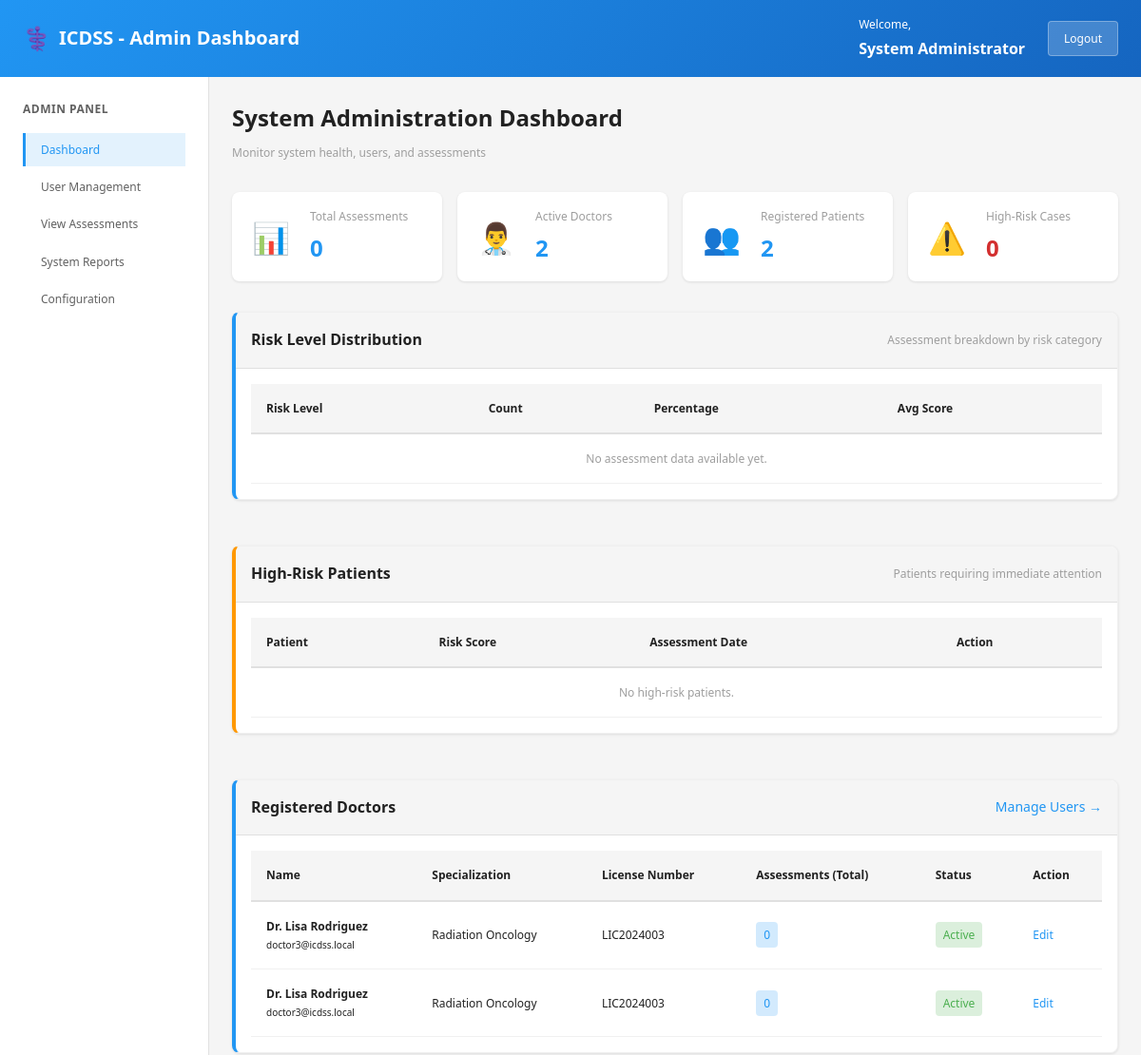
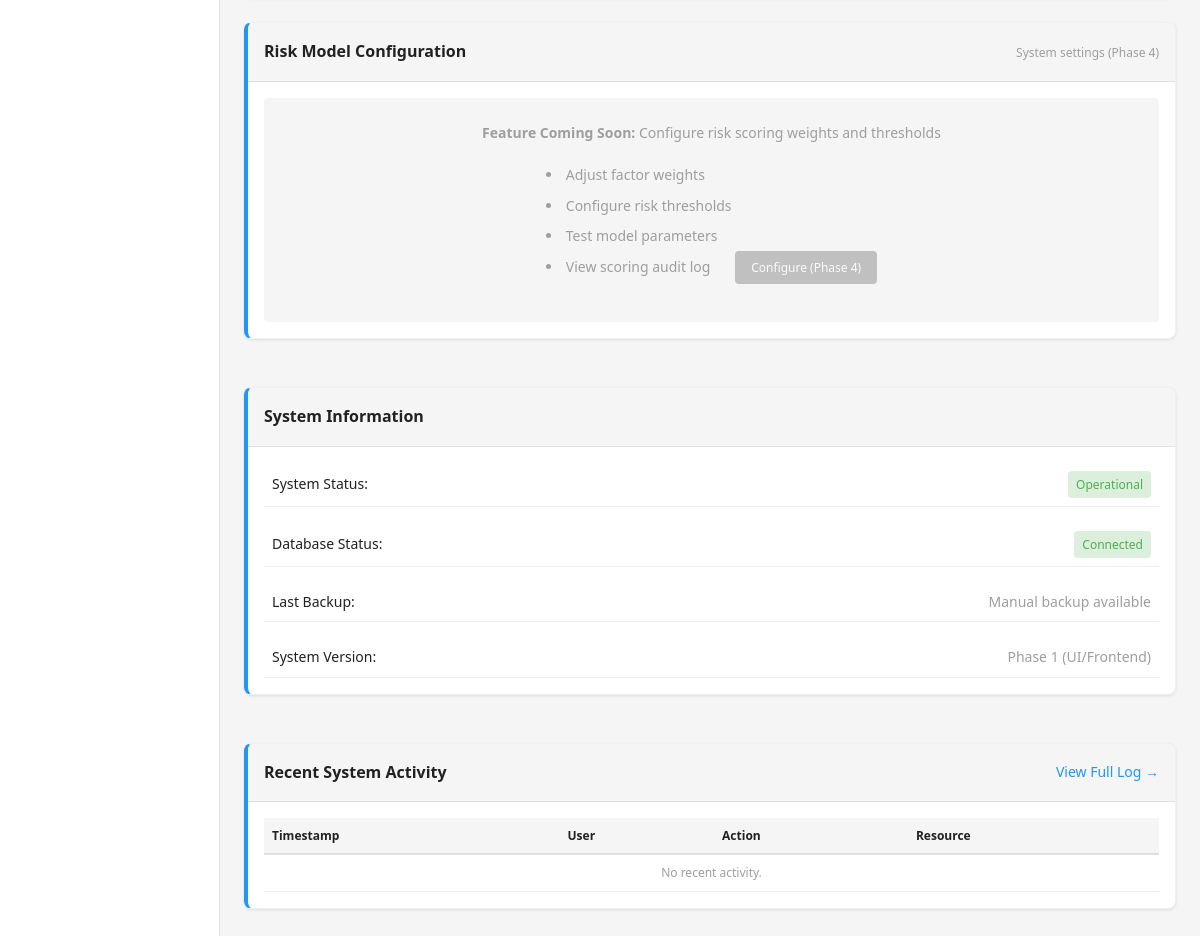
The page /index.php?page=admin-dashboard (signed in) on the database its author committed (2 pictures, top to bottom).
### tables this page shows
CREATE TABLE users (
    id INT PRIMARY KEY AUTO_INCREMENT,
    username VARCHAR(100) UNIQUE NOT NULL,
    email VARCHAR(100) UNIQUE NOT NULL,
    password_hash VARCHAR(255) NOT NULL,
    full_name VARCHAR(150) NOT NULL,
    role ENUM('doctor', 'admin') NOT NULL DEFAULT 'doctor',
    specialization VARCHAR(100) DEFAULT NULL,
    license_number VARCHAR(50) UNIQUE,
    is_active BOOLEAN DEFAULT TRUE,
    created_at TIMESTAMP DEFAULT CURRENT_TIMESTAMP,
    updated_at TIMESTAMP DEFAULT CURRENT_TIMESTAMP ON UPDATE CURRENT_TIMESTAMP
);

### views/admin_dashboard.php (the view, shortened to what the rows shown need)
<!DOCTYPE html>
<html lang="en">
<head>
    <link rel="stylesheet" href="/CANCER/assets/css/style.css">
</head>
<body>
    <div class="container-fluid">
        <nav class="navbar navbar-main">
            <div class="navbar-brand">
                <h1 class="system-title">
                    <span class="title-icon">⚕️</span> ICDSS - Admin Dashboard
                </h1>
            </div>
        </nav>
        <div class="main-content">
            <section class="content-panel">
                <div class="dashboard-header">
                    <h2>System Administration Dashboard</h2>
                </div>
                <div class="admin-grid">
                    <div class="panel panel-primary">
                        <div class="panel-body">
                            <table class="data-table">
                                <thead>
                                    <tr>
                                        <th>Risk Level</th>
                                        <th>Count</th>
                                        <th>Percentage</th>
                                        <th>Avg Score</th>
                                    </tr>
                                </thead>
                            </table>
                        </div>
                    </div>
                    <div class="panel panel-warning">
                        <div class="panel-body">
                            <table class="data-table">
                                <thead>
                                    <tr>
                                        <th>Patient</th>
                                        <th>Risk Score</th>
                                        <th>Assessment Date</th>
                                        <th>Action</th>
                                    </tr>
                                </thead>
                            </table>
                        </div>
                    </div>
                </div>
                <div class="panel panel-secondary">
                    <div class="panel-body">
                        <table class="data-table">
                            <thead>
                                <tr>
                                    <th>Name</th>
                                    <th>Specialization</th>
                                    <th>License Number</th>
                                    <th>Assessments (Total)</th>
                                    <th>Status</th>
                                    <th>Action</th>
                                </tr>
                            </thead>
                            <tbody>
                                <?php if (isset($doctors) && !empty($doctors)): ?>
                                    <?php foreach ($doctors as $doctor): ?>
                                        <tr>
                                            <td>
                                                <strong><?php echo htmlspecialchars($doctor['full_name']); ?></strong>
                                                <br><small><?php echo htmlspecialchars($doctor['email']); ?></small>
                                            </td>
                                            <td><?php echo htmlspecialchars($doctor['specialization'] ?? 'General'); ?></td>
                                            <td><?php echo htmlspecialchars($doctor['license_number'] ?? 'N/A'); ?></td>
                                            <td>
                                                <span class="badge badge-info">
                                                    <?php echo $doctor['assessment_count'] ?? '0'; ?>
                                                </span>
                                            </td>
                                            <td>
                                                <span class="badge <?php echo $doctor['is_active'] ? 'badge-success' : 'badge-danger'; ?>">
                                                    <?php echo $doctor['is_active'] ? 'Active' : 'Inactive'; ?>
                                                </span>
                                            </td>
                                            <td>
                                                <a href="/CANCER/admin-edit-user.php?id=<?php echo $doctor['id']; ?>" class="link-action">Edit</a>
                                            </td>
                                        </tr>
                                    <?php endforeach; ?>
                                <?php else: ?>
                                    <tr>
                                        <td colspan="6" class="text-center text-muted">No doctors registered yet.</td>
                                    </tr>
                                <?php endif; ?>
                            </tbody>
                        </table>
                    </div>
                </div>
                <div class="panel panel-secondary">
                    <div class="panel-body">
                        <table class="data-table compact">
                            <thead>
                                <tr>
                                    <th>Timestamp</th>
                                    <th>User</th>
                                    <th>Action</th>
                                    <th>Resource</th>
                                </tr>
                            </thead>
                        </table>
                    </div>
                </div>
            </section>
        </div>
    </div>
</body>
</html>

### rows shown on the page
users: full_name "Dr. Lisa Rodriguez", email "doctor3@icdss.local", specialization "Radiation Oncology", license_number "LIC2024003", assessment_count "0", is_active "Active"

### other values the page prints
$current_user['full_name'] "System Administrator"
$total_assessments "0"
$active_doctors "2"
$total_patients "2"
$high_risk_cases "0"
